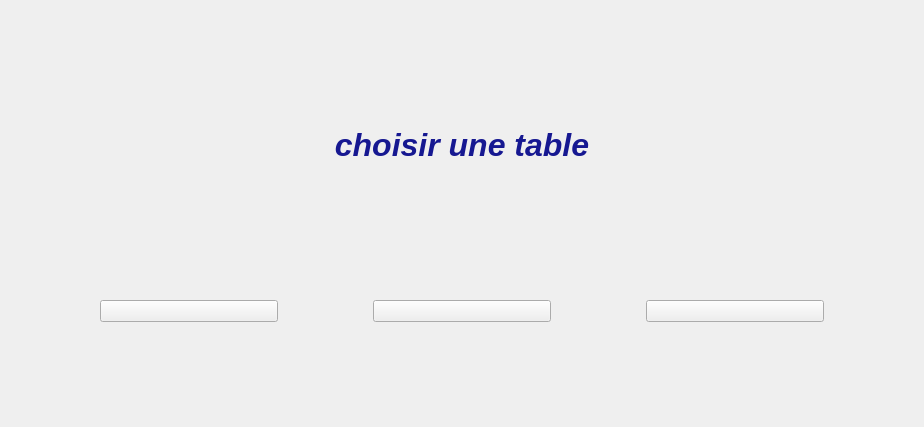
<?xml version="1.0" encoding="UTF-8"?>
<ui version="4.0">
 <class>choixTable</class>
 <widget class="QWidget" name="choixTable">
  <property name="geometry">
   <rect>
    <x>0</x>
    <y>0</y>
    <width>924</width>
    <height>427</height>
   </rect>
  </property>
  <property name="windowTitle">
   <string>Form</string>
  </property>
  <layout class="QVBoxLayout" name="verticalLayout" stretch="1,1,1,8,1">
   <item>
    <spacer name="verticalSpacer_2">
     <property name="orientation">
      <enum>Qt::Vertical</enum>
     </property>
     <property name="sizeHint" stdset="0">
      <size>
       <width>20</width>
       <height>40</height>
      </size>
     </property>
    </spacer>
   </item>
   <item>
    <layout class="QHBoxLayout" name="horizontalLayout_2" stretch="1,1,1">
     <item>
      <spacer name="horizontalSpacer_5">
       <property name="orientation">
        <enum>Qt::Horizontal</enum>
       </property>
       <property name="sizeHint" stdset="0">
        <size>
         <width>40</width>
         <height>20</height>
        </size>
       </property>
      </spacer>
     </item>
     <item>
      <widget class="QLabel" name="label">
       <property name="acceptDrops">
        <bool>false</bool>
       </property>
       <property name="toolTip">
        <string>&lt;html&gt;&lt;head/&gt;&lt;body&gt;&lt;p align=&quot;center&quot;&gt;&lt;span style=&quot; font-size:16pt; font-weight:700; font-style:italic;&quot;&gt;Choisir une table&lt;/span&gt;&lt;/p&gt;&lt;/body&gt;&lt;/html&gt;</string>
       </property>
       <property name="whatsThis">
        <string>&lt;html&gt;&lt;head/&gt;&lt;body&gt;&lt;p align=&quot;center&quot;&gt;&lt;span style=&quot; font-size:24pt; font-weight:700; font-style:italic;&quot;&gt;choisir une table&lt;/span&gt;&lt;/p&gt;&lt;/body&gt;&lt;/html&gt;</string>
       </property>
       <property name="text">
        <string>&lt;html&gt;&lt;head/&gt;&lt;body&gt;&lt;p align=&quot;center&quot;&gt;&lt;span style=&quot; font-size:24pt; font-weight:700; font-style:italic; color:#161891;&quot;&gt;choisir une table&lt;/span&gt;&lt;br/&gt;&lt;/p&gt;&lt;/body&gt;&lt;/html&gt;</string>
       </property>
      </widget>
     </item>
     <item>
      <spacer name="horizontalSpacer_6">
       <property name="orientation">
        <enum>Qt::Horizontal</enum>
       </property>
       <property name="sizeHint" stdset="0">
        <size>
         <width>40</width>
         <height>20</height>
        </size>
       </property>
      </spacer>
     </item>
    </layout>
   </item>
   <item>
    <spacer name="verticalSpacer">
     <property name="orientation">
      <enum>Qt::Vertical</enum>
     </property>
     <property name="sizeHint" stdset="0">
      <size>
       <width>20</width>
       <height>40</height>
      </size>
     </property>
    </spacer>
   </item>
   <item>
    <layout class="QHBoxLayout" name="horizontalLayout" stretch="1,2,1,2,1,2,1">
     <property name="spacing">
      <number>6</number>
     </property>
     <item>
      <spacer name="horizontalSpacer">
       <property name="orientation">
        <enum>Qt::Horizontal</enum>
       </property>
       <property name="sizeHint" stdset="0">
        <size>
         <width>40</width>
         <height>20</height>
        </size>
       </property>
      </spacer>
     </item>
     <item>
      <widget class="QPushButton" name="table1">
       <property name="text">
        <string/>
       </property>
      </widget>
     </item>
     <item>
      <spacer name="horizontalSpacer_3">
       <property name="orientation">
        <enum>Qt::Horizontal</enum>
       </property>
       <property name="sizeHint" stdset="0">
        <size>
         <width>40</width>
         <height>20</height>
        </size>
       </property>
      </spacer>
     </item>
     <item>
      <widget class="QPushButton" name="table2">
       <property name="text">
        <string/>
       </property>
      </widget>
     </item>
     <item>
      <spacer name="horizontalSpacer_4">
       <property name="orientation">
        <enum>Qt::Horizontal</enum>
       </property>
       <property name="sizeHint" stdset="0">
        <size>
         <width>40</width>
         <height>20</height>
        </size>
       </property>
      </spacer>
     </item>
     <item>
      <widget class="QPushButton" name="table3">
       <property name="text">
        <string/>
       </property>
      </widget>
     </item>
     <item>
      <spacer name="horizontalSpacer_2">
       <property name="orientation">
        <enum>Qt::Horizontal</enum>
       </property>
       <property name="sizeHint" stdset="0">
        <size>
         <width>40</width>
         <height>20</height>
        </size>
       </property>
      </spacer>
     </item>
    </layout>
   </item>
   <item>
    <spacer name="verticalSpacer_3">
     <property name="orientation">
      <enum>Qt::Vertical</enum>
     </property>
     <property name="sizeHint" stdset="0">
      <size>
       <width>20</width>
       <height>40</height>
      </size>
     </property>
    </spacer>
   </item>
  </layout>
 </widget>
 <resources/>
 <connections/>
</ui>
